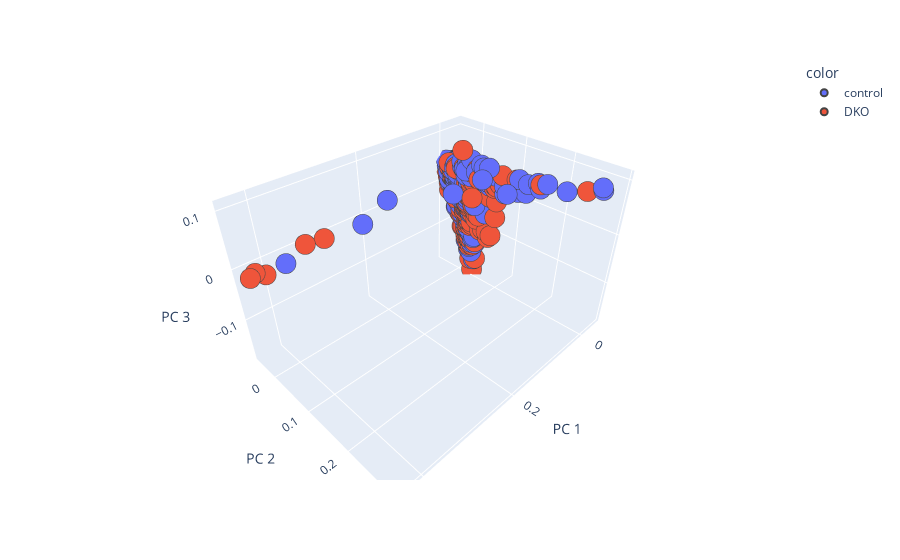

The code cell stored with this chart in its notebook:
### Code cell
PlotlyLLE(df[sig_features], df['group'], 'group')

### Figure 1 — Plotly figure (JSON) as saved in the notebook; plotly's stock layout.template omitted (floating-point values rounded to 4 significant figures; data arrays with more than 128 entries replaced by an {"elided": "..."} marker saying what was removed)
{"data": [{"hovertemplate": "color=control<br>PC 1=%{x}<br>PC 2=%{y}<br>PC 3=%{z}<extra></extra>", "legendgroup": "control", "marker": {"color": "#636efa", "line": {"width": 2}, "size": 7, "symbol": "circle"}, "mode": "markers", "name": "control", "opacity": 1, "scene": "scene", "showlegend": true, "type": "scatter3d", "x": {"elided": "238 float values"}, "y": {"elided": "238 float values"}, "z": {"elided": "238 float values"}}, {"hovertemplate": "color=DKO<br>PC 1=%{x}<br>PC 2=%{y}<br>PC 3=%{z}<extra></extra>", "legendgroup": "DKO", "marker": {"color": "#EF553B", "line": {"width": 2}, "size": 7, "symbol": "circle"}, "mode": "markers", "name": "DKO", "opacity": 1, "scene": "scene", "showlegend": true, "type": "scatter3d", "x": {"elided": "221 float values"}, "y": {"elided": "221 float values"}, "z": {"elided": "221 float values"}}], "layout": {"legend": {"title": {"text": "color"}, "tracegroupgap": 0}, "margin": {"t": 60}, "scene": {"domain": {"x": [0, 1], "y": [0, 1]}, "xaxis": {"title": {"text": "PC 1"}}, "yaxis": {"title": {"text": "PC 2"}}, "zaxis": {"title": {"text": "PC 3"}}}}}
